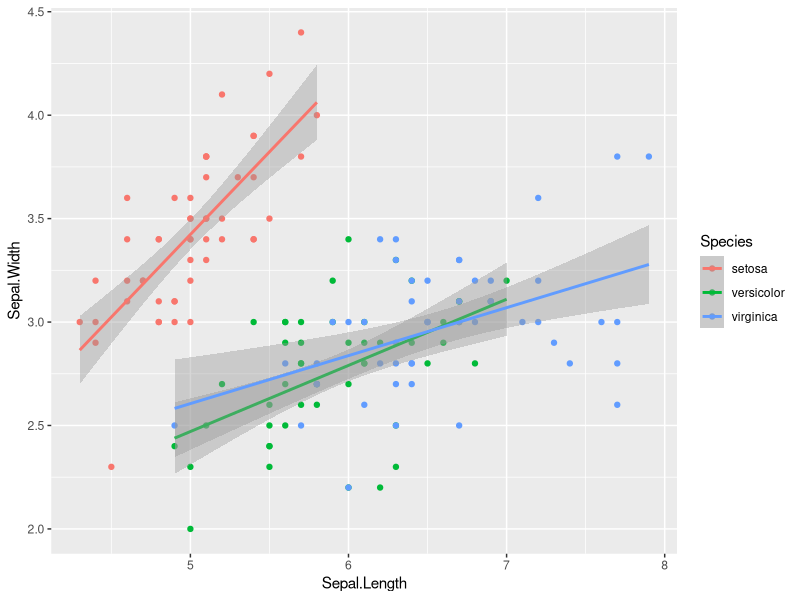
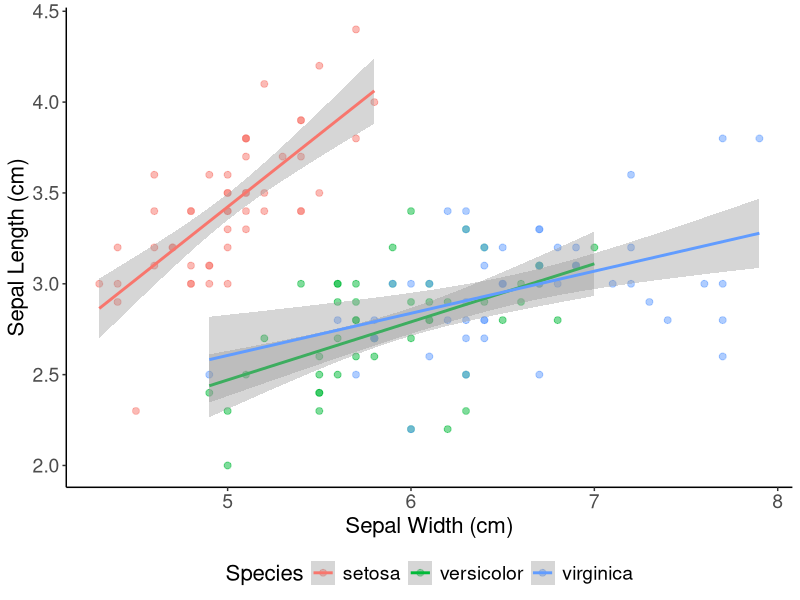
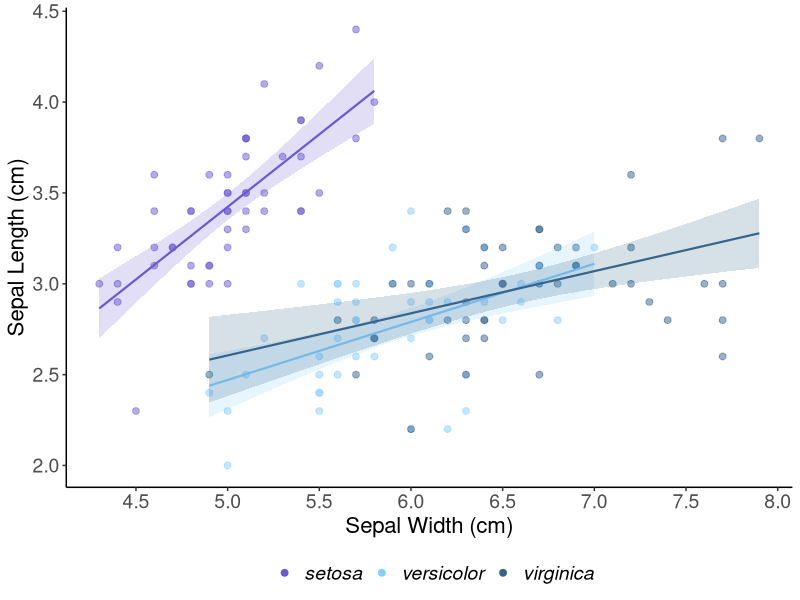
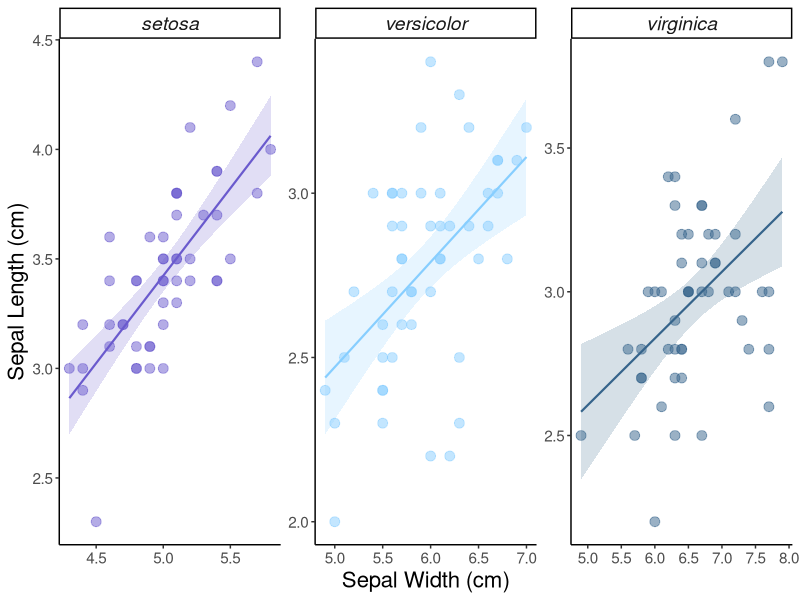
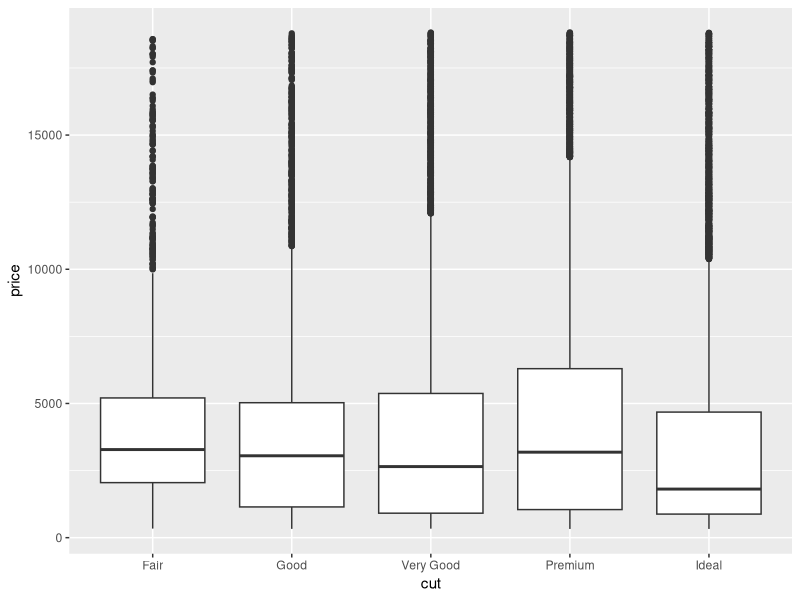
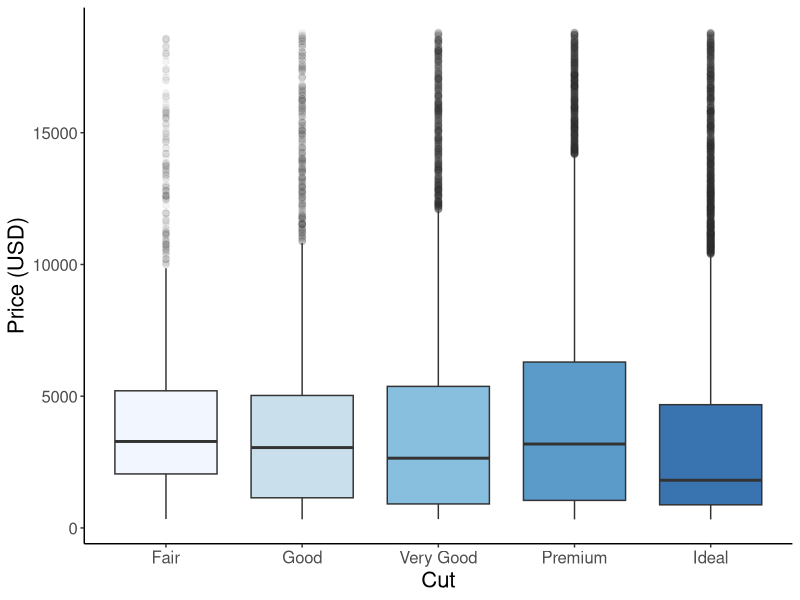
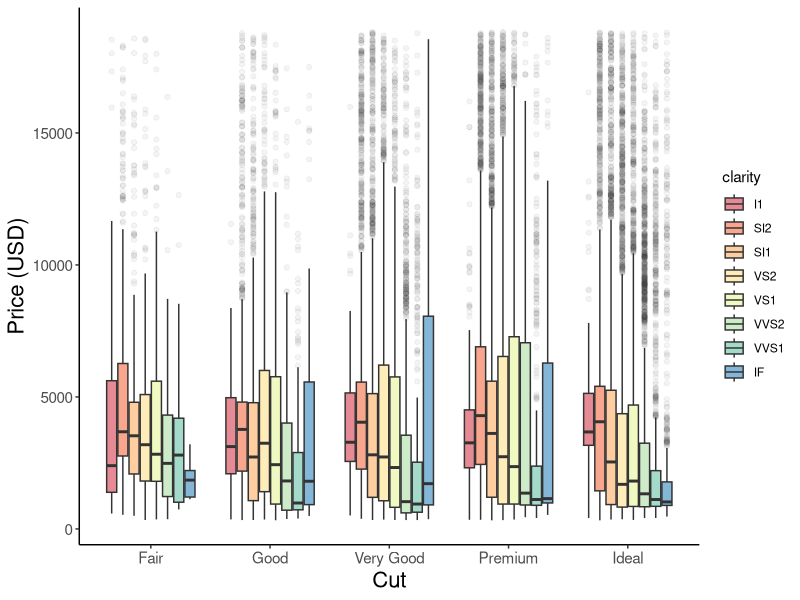
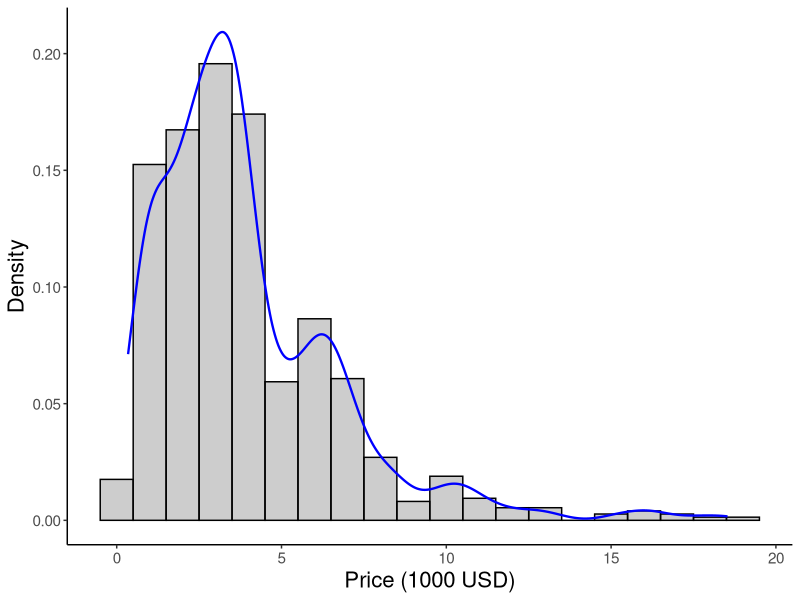

Here is the R script that generated these plots, in order:
## ---- chunk 1
library(ggplot2)
head(iris)
## ---- chunk 2
#| warning: false

### FUGLY 
ggplot(aes(x = Sepal.Length, y = Sepal.Width, color = Species), data = iris) + # The color parameter defines groups in the data and uses a different color for each group
  geom_point() + # aesthetics are "inherited" from the first ggplot() line 
  geom_smooth(method = "lm") # fit a linear model through each group of "Species"
## ---- chunk 3
#| warning: false

ggplot(aes(x = Sepal.Length, y = Sepal.Width, color = Species), data = iris) +
  geom_point(alpha = 0.5, size = 2)+ ## adjust point size and transparency 
  xlab("Sepal Width (cm)") + ## set x and y labels 
  ylab("Sepal Length (cm)") +
  geom_smooth(method = "lm") +
  theme_classic() + ## a nice theme that removes the grey background and graticules
  theme(axis.text = element_text(size = 14), ## font size of legend/axis 
        axis.title = element_text(size = 16),
        legend.text = element_text(size = 14),
        legend.title = element_text(size = 16),
        legend.position = "bottom")
## ---- chunk 4
#| warning: false

ggplot(aes(x = Sepal.Length, y = Sepal.Width, color = Species, fill = Species), data = iris) +
  geom_point(alpha = 0.5, size = 2) +
  scale_color_manual(name = "", values = c("slateblue", "skyblue1", "steelblue4")) + # manually set the point colors and remove "Species" from the legend 
  scale_fill_manual(name = "", values = c("slateblue", "skyblue1", "steelblue4")) + # the standard error around the lines is controlled by the "fill" 
  scale_x_continuous(breaks = seq(1, 8, by = 0.5))+ # set the x-axis breakpoints
  xlab("Sepal Width (cm)") +
  ylab("Sepal Length (cm)") +
  geom_smooth(alpha = 0.2, linewidth = 0.75, method = "lm", show.legend = FALSE)+ # adjust the transparency and size of the lines and remove the fill from the legend
  theme_classic() +
  guides(colour = guide_legend(override.aes = list(alpha = 1))) + # override the point transparency in the legend
  theme(axis.text = element_text(size = 14),
        axis.title = element_text(size = 16),
        legend.text = element_text(size = 14, face = "italic"), # add italics for species names 
        legend.title = element_text(size = 16),
        legend.position = "bottom")
## ---- chunk 5
#| warning: false
#| fig-cap: "Figure 1: Linear relationships between sepal length and width (cm) by iris species. The shaded area shows the standard error around the fitted trend."

# Multi-panel plot 
ggplot(aes(x = Sepal.Length, y = Sepal.Width, color = Species, fill = Species), data = iris) +
  facet_wrap(~Species, scales = "free") + # plot by Species and set different x-axes for each plot (alternative is scales = "fixed")
  geom_point(alpha = 0.5, size = 3) +
  scale_color_manual(name = "", values = c("slateblue", "skyblue1", "steelblue4")) +
  scale_fill_manual(name = "", values = c("slateblue", "skyblue1", "steelblue4")) +
  scale_x_continuous(breaks = seq(1, 8, by = 0.5))+
  xlab("Sepal Width (cm)") +
  ylab("Sepal Length (cm)") +
  geom_smooth(alpha = 0.2, method = "lm", linewidth = 0.75) +
  theme_classic() +
  theme(axis.text = element_text(size = 11),
        axis.title = element_text(size = 16),
        strip.text = element_text(size = 14, face = "italic"),
        legend.position = "none") # remove the legend
## ---- chunk 6
head(diamonds)
## ---- chunk 7
#| warning: false
#| 
ggplot(aes(x = cut, y = price), data = diamonds) +
  geom_boxplot()
## ---- chunk 8
#| warning: false
#| 
ggplot(aes(x = cut, y = price, fill = cut), data = diamonds) +
  geom_boxplot(alpha = 0.8, outlier.alpha = 0.05, outlier.size = 2)+ # adjust the size and transparency of the outliers - we could also remove them completely using alpha = 0 
  scale_fill_brewer(palette = "Blues")+ # use "brewer" for set color palettes 
  xlab("Cut")+
  ylab("Price (USD)")+
  theme_classic()+
  theme(axis.text = element_text(size = 12),
        axis.title = element_text(size = 16),
        legend.position = "none")
## ---- chunk 9
#| warning: false
#| 
ggplot(aes(x = cut, y = price, fill = clarity), data = diamonds) + # use the fill argument to group by a second category
  geom_boxplot(alpha = 0.6, outlier.alpha = 0.05) +
  scale_fill_brewer(palette = "Spectral") +
  xlab("Cut") +
  ylab("Price (USD)") +
  theme_classic() +
  theme(axis.text = element_text(size = 11),
        axis.title = element_text(size = 16),
        legend.position = "right")
## ---- chunk 10
#| warning: false
#| 
library(dplyr)
diamonds %>% filter(clarity == "I1") %>% # filter one level of clarity for plotting and pass the filtered dataset into ggplot
  ggplot(aes(x = price/1000, y = ..density..))+ # scale price to 1000's of USD
  geom_histogram(binwidth = 1, color = "black", alpha = 0.3)+ # alpha controls the transparency of the fill 
  geom_density(color = "blue",linewidth = 0.8, alpha = 0.8)+
  xlab("Price (1000 USD)")+
  ylab("Density")+
  theme_classic()+
  theme(axis.text = element_text(size = 11),
        axis.title = element_text(size = 16))
## ---- chunk 11
#| warning: false
#| 
diamonds %>% filter(clarity == "I1" | clarity == "VVS2") %>% # filter two levels of clarity
  ggplot(aes(x = price/1000, fill = clarity, color = clarity))+ # scale the price in terms of 1000's of dollars
  geom_density(alpha = 0.4, linewidth = 0.1)+ #adjust transparency and color of the density plots
  scale_fill_manual(name = "Clarity", values = c("#FFB90F", "#00BFFF"))+ # define color and fill for each level of "clarity"
  scale_color_manual(name = "Clarity", values = c("#FFB90F", "#00BFFF"))+
  geom_vline(xintercept = 3.20, linetype = "dashed", color = "#FFB90F")+ # add vertical lines to show peaks in the data
  geom_vline(xintercept = 0.83, linetype = "dashed", color = "#00BFFF")+
  xlab("Price (1000 USD)")+
  ylab("Density")+
  theme_bw()+
  theme(axis.text = element_text(size = 11),
        axis.title = element_text(size = 16),
        legend.position = "bottom")
  
## ---- chunk 12
#| warning: false

library(ggridges)

ggplot(aes(x = price, y = clarity, fill = clarity), data = diamonds)+
  geom_density_ridges2(quantile_lines = TRUE, quantiles = 2, alpha = 0.5, linewidth = 0.2)+
  xlim(c(0, 10000))+
  xlab("Price (USD)")+
  ylab("Clarity")+
  theme_bw()+
  theme(legend.position = "none")+
  theme(axis.text = element_text(size = 11),
        axis.title = element_text(size = 16))
  
## ---- chunk 13
#| warning: false
#| 
library(ggplot2)
head(mpg)
## ---- chunk 14
#| warning: false
#| 
ggplot(aes(x = class, fill = class), data = mpg)+
  geom_bar(alpha = 0.8, color = "black")+
  scale_fill_brewer(palette = 'Reds')+
  xlab("Class")+
  ylab("Count")+
  theme_bw()+
  theme(legend.position = "none")+
  theme(axis.text = element_text(size = 11),
        axis.title = element_text(size = 16))
## ---- chunk 15
#| warning: false
#| 
ggplot(aes(x = class, fill = drv), data = mpg)+
  geom_bar(alpha = 0.8, color = "black")+
  scale_fill_brewer(palette = 'Spectral', name = "Drive Type", labels = c("4 wheel", "Front", "Rear"))+ # set the color palette and change the legend name and labels for each group 
  xlab("Class")+
  ylab("Count")+
  theme_bw()+
  theme(legend.position = "bottom")+
  theme(axis.text = element_text(size = 12),
        axis.title = element_text(size = 16),
        legend.text = element_text(size = 12))
## ---- chunk 16
#| warning: false
#| 
# make some sample variable importance data 
dt = data.frame(Variable = c("Temperature", "Precipitation", "Slope", "Aspect", "Elevation"), Importance = c(0.8, 0.2, 0.6, 0.3, 0.4))

ggplot(aes(x = reorder(Variable, Importance), y = Importance, fill = Variable), data = dt)+
  geom_bar(stat = "identity", color = "black", alpha = 0.8, width = 0.8)+
  coord_flip()+
  scale_fill_brewer(palette = "Blues")+
  ylab("Scaled Importance")+
  xlab("Random Forests Variable")+
  theme_bw()+
  theme(axis.text = element_text(size = 12),
        axis.title = element_text(size = 16),
        legend.position = "none")
## ---- chunk 17
#| echo: false
#| warning: false

library(ggplot2)

ggplot(aes(x = percollege, y = percbelowpoverty), data = midwest)+
  geom_point(aes(size = poptotal, color = state), alpha = 0.7)+
  geom_smooth(se = FALSE, color = "black")+
  scale_color_brewer(palette = "Dark2", name = "State")+
  guides(colour = guide_legend(override.aes = list(alpha = 1, size = 3)),
           size = guide_legend(override.aes = list(color = "darkgrey"), title = "Population size")) +
  xlab("Percent college educated")+
  ylab("Percent below poverty line")+
  theme_classic()+
  theme(axis.text = element_text(size = 12),
        axis.title = element_text(size = 16))
## ---- chunk 18
#| echo: false
#| warning: false

library(dplyr)
library(ggplot2)

msleep %>% group_by(vore) %>% summarise(mean = mean(sleep_rem, na.rm = T)) %>% filter(vore != "NA") %>%

ggplot(aes(x = reorder(vore, mean), y = mean, fill = vore))+
  geom_bar(stat = "identity", width = 0.7, color = "black", alpha = 0.8)+
  scale_fill_brewer(palette = "Spectral")+
  scale_x_discrete(labels = c("Carnivore", "Herbivore", "Insectivore", "Omnivore"))+
  ylab("Mean sleep REM (hours)")+
  xlab("Mammal type")+ 
  theme_classic()+
  theme(axis.text = element_text(size = 12),
        axis.title = element_text(size = 16),
        legend.position = "none")
